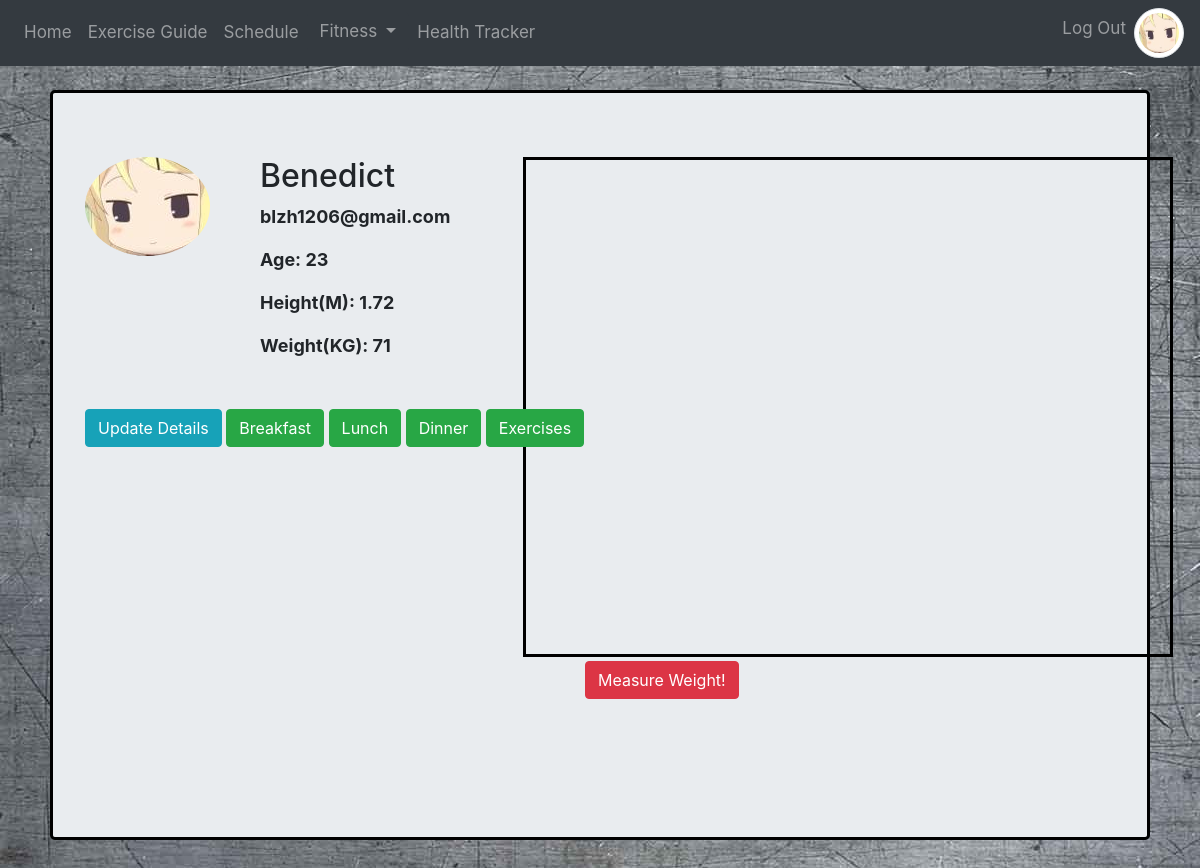
The app's page /profile (signed in), older data.
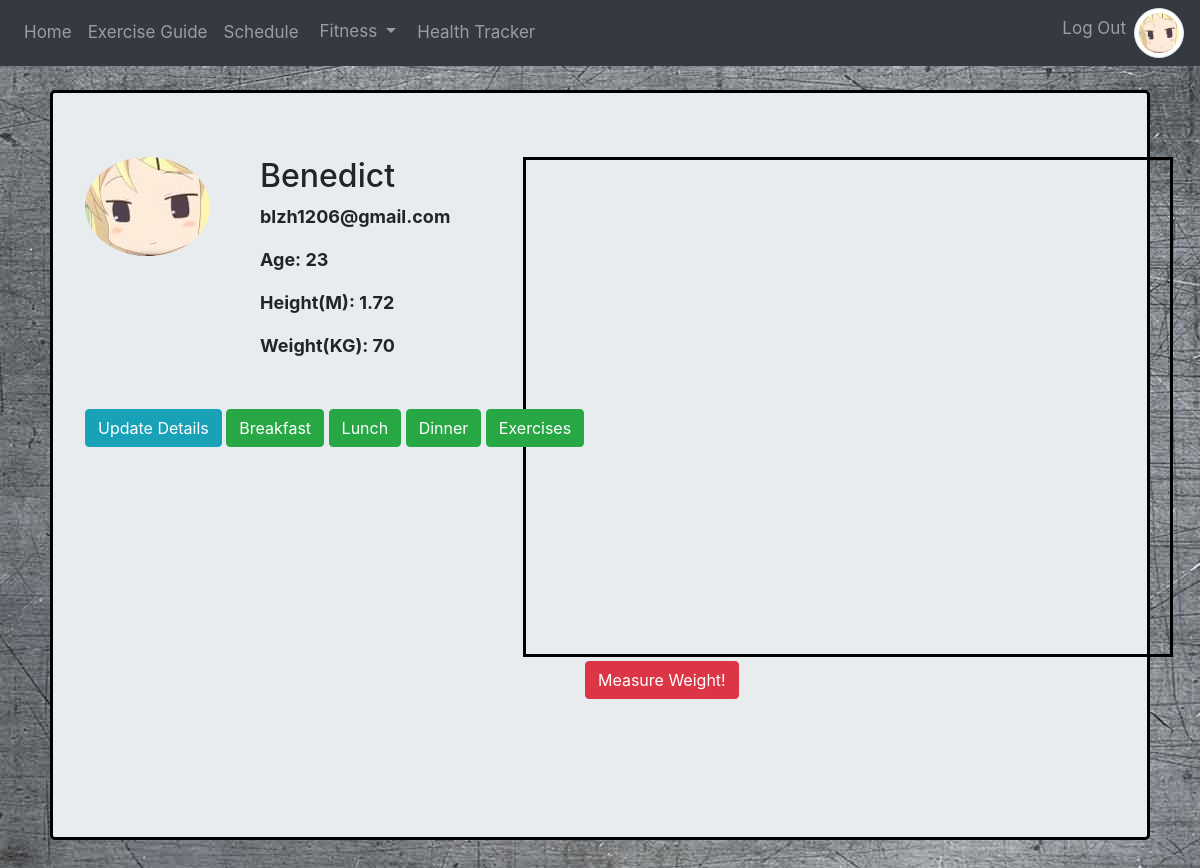
The same page, newer data.
### Scripts/models.py (models this page shows, shortened)
class User(db.Model, UserMixin):
    id = db.Column(db.Integer, primary_key=True)
    name = db.Column(db.String(20), nullable=True)
    email = db.Column(db.String(20), unique=True, nullable=False )
    username = db.Column(db.String(20), unique=True, nullable=False)
    image_file = db.Column(db.String(20), nullable=True, default='default.png')
    password = db.Column(db.String(60), nullable=False)
    schedule = db.relationship('Schedule', backref='name', lazy=True)
    breakfast = db.relationship('Breakfast', backref='name', lazy=True)
    lunch = db.relationship('Lunch', backref='name', lazy=True)
    dinner = db.relationship('Dinner', backref='name', lazy=True)
    exercise = db.relationship('Fitness', backref='name', lazy=True)
    age = db.Column(db.Integer)
    weight = db.Column(db.Integer)
    height = db.Column(db.Integer)
    HeartRate = db.Column(db.Integer)
    Glucose_Level = db.Column(db.Integer)

### Scripts/routes.py (the view)
@app.route('/profile', methods=['GET', 'POST'])
@login_required
def profile():
    form = UpdateDetails()
    exercises = Fitness.query.all()
    bfastt = Breakfast.query.all()
    lunchh = Lunch.query.all()
    dinnerr = Dinner.query.all()
    if form.validate_on_submit():
        if form.picture.data:
            picture_file = save_picture(form.picture.data)
            current_user.image_file = picture_file
        current_user.username = form.username.data
        current_user.email = form.email.data
        current_user.height = form.height.data
        current_user.weight = form.weight.data
        current_user.age = form.age.data
        db.session.commit()
        flash('Your account has been updated!', 'success')
        return redirect(url_for('profile'))
    elif request.method == 'GET':
        form.username.data = current_user.username
        form.email.data = current_user.email
        form.height.data = current_user.height
        form.weight.data = current_user.weight
        form.age.data = current_user.age
    kcal = 0
    for food in bfastt:
        kcal += food.calories
    for food in lunchh:
        kcal += food.calories
    for food in dinnerr:
        kcal += food.calories
    image_file = url_for('static', filename='profile_pics/' + current_user.image_file)
    return render_template('profile.html', title='Profile',image_file=image_file, form=form, bfastt=bfastt, lunchh=lunchh, dinnerr=dinnerr, exercise=exercises)

### Scripts/models.py (called while the page is built)
@login_manager.user_loader
def load_user(user_id):
    return User.query.get(int(user_id))

### Scripts/templates/profile.html (shortened to what this page needs)
<!DOCTYPE html>
<html lang="en">
<head>
    <link rel="stylesheet" href="../static/profile.css">
</head>
<body>
{% extends "layout.html" %}
{% block body %}
<br>
<div class="jumbotron" id="profbod">
    <div class="content-section row">
        <div class="media col-sm-4">
            <img class="rounded-circle account-img" src="{{ image_file }}">
            <div class="media-body">
                <h2 class="account-heading">{{ current_user.name }}</h2>
                <p class="font-weight-bold user">{{ current_user.email }}</p>
                <p class="font-weight-bold user">Age: {{ current_user.age }}</p>
                <p class="font-weight-bold user">Height(M): {{ current_user.height }}</p>
                <p class="font-weight-bold user">Weight(KG): {{ current_user.weight }}</p>
            </div>
        </div>
        <div id="chartContainer">
        </div>
    </div>
    <form method="POST" action="" enctype="multipart/form-data">
        <br>
        <button type="button" class="btn btn-danger" id="addweight" onclick="set_weight()">Measure Weight!</button>
        <div id="buttons">
            <p>
                <a href="#Updatedetails" class="btn btn-info" data-toggle="collapse">Update Details</a>
                <button class='btn btn-success' data-toggle="collapse" data-target="#breakfast">Breakfast</button>
                <button class='btn btn-success' data-toggle="collapse" data-target="#lunch">Lunch</button>
                <button class='btn btn-success' data-toggle="collapse" data-target="#dinner">Dinner</button>
                <button class='btn btn-success' data-toggle="collapse" data-target="#exercise">Exercises</button>
            </p>
        </div>
    </form>
</div>
{% endblock %}

### Scripts/templates/layout.html (shortened to what this page needs)
<!DOCTYPE html>
<html lang="en">
<head>
    <link rel="stylesheet" href="https://stackpath.bootstrapcdn.com/bootstrap/4.1.3/css/bootstrap.min.css">
</head>
<body>
    {% include 'includes/_navbar.html' %}
    {% block body %}{% endblock %}
</body>
</html>

### Scripts/templates/includes/_navbar.html (shortened to what this page needs)
<nav class="navbar navbar-expand-sm bg-dark navbar-dark justify-content-center">
    <ul class="navbar-nav">
    <li class="nav-item">
      <a class="nav-link" href="/home">Home</a>
    </li>
        <li class="nav-item">
      <a class="nav-link" href="/ExGuide">Exercise Guide</a>
    </li>
    <li class="nav-item">
      <a class="nav-link" href="/schedule">Schedule</a>
    </li>
    <li class="dropdown">
        <button type='button' id="drop" class="btn btn-primary dropdown-toggle" data-toggle="dropdown" aria-haspopup="true" aria-expanded="false">Fitness
        </button>
    </li>
    <li class="nav-item">
      <a class="nav-link" href="/HealthTracker">Health Tracker</a>
    </li>
    </ul>
      <ul class="navbar-nav ml-auto">
          {% if current_user.is_authenticated %}
          <li class="nav-item"><a class="nav-link" href="/logout">Log Out</a></li>
          {% else %}
          <li class="nav-item"><a class="nav-link" href="/register">Register</a></li>
          <li class="nav-item"><a class="nav-link" href="/login">Log in</a></li>
          {% endif %}
          {% if current_user.is_authenticated %}
          <div class="row">
              <div class="col-lg-3">
                  <div class="profile-pic">
                      <a class="highlight-pic" href="/profile">
                          <img class="rounded-circle img-thumbnail" src="{{ image_file }}" alt="Profile Picture" onerror="this.onerror=null;this.src='../static/profile_pics/default.png';">
                      </a>
                  </div>
              </div>
          </div>
          {% endif %}
      </ul>
  </nav>

### Scripts/static/profile.css (style rules this page uses)
#chartContainer { height: 500px; width: 650px; left: 100px; position: relative; float: right; border: 3px solid black; }
#profbod { margin: 0 50px 50px 50px; border: 3px solid black; }
#buttons { position: relative; bottom: 310px; }
body { background-image: url("../static/e5WlXi.jpg"); }
.rounded-circle { margin-right: 50px; }
.content-section { margin-left: 30px; }
.user { font-size: 18px; }
#addweight { position: relative; bottom: 20px; left: 500px; }

### Scripts/templates/includes/_navbar.html (style rules this page uses)
.profile-pic { right:0; width: 50px; height: 50px; overflow:hidden; }
.img-thumbnail { height:50px!important; }
.nav-link { font-size: 17px; }
#drop { background-color: #343a40; border-color: #343a40; color: rgba(255,255,255,.5); font-size: 17px; }

Row changes from the older to the newer data that the page shows:
changed User "Benedict": weight "71" → "70"
